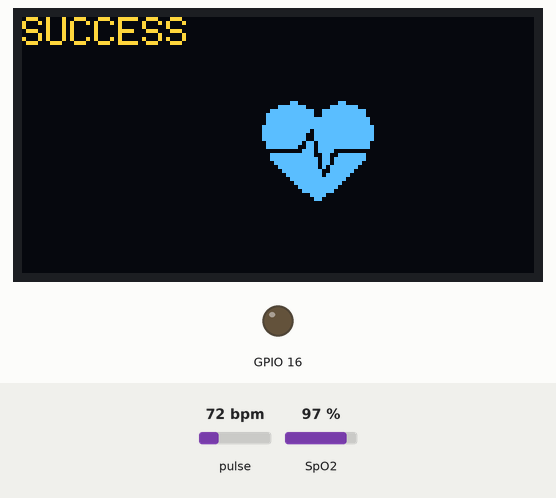
Recording of a sketch running on a simulated ESP8266 (NodeMCU). Shown: 128×64 one-colour display, output pins drawn as LEDs (lit = HIGH). Inputs (shaded band) come from the test bench; at power-on: pulse 72 bpm, SpO2 97 %. The OLED is the two-colour kind (top 16 rows yellow); WiFi joins after 1.5 s; servers stay silent unless stated; what the sketch prints to the serial monitor is not drawn.

Above: at 3.0 s.
3.1 s: pulse set to 42 bpm
At 6.0 s:
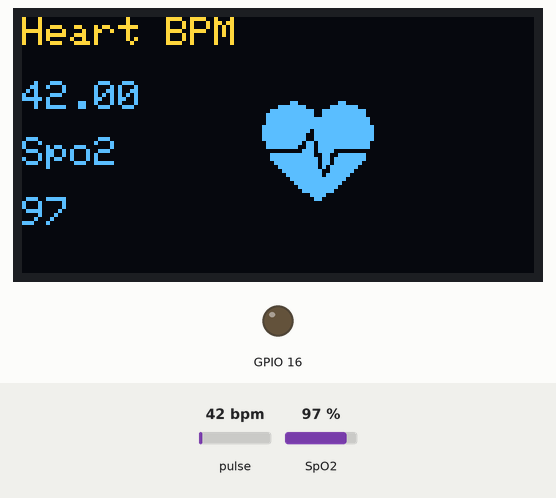
At 11.0 s:
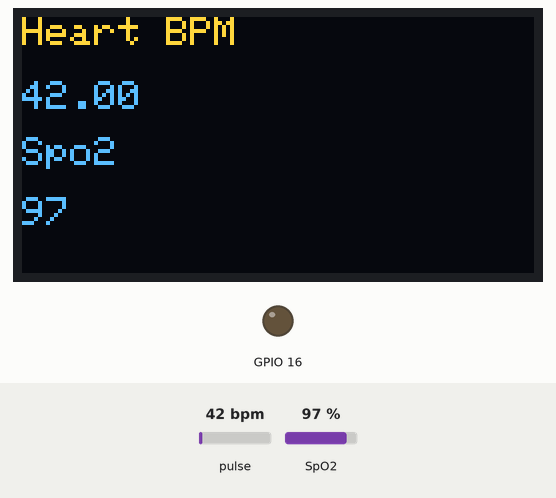
Timing chart, 0 to 12.1 s (numbered marks = the images above; inputs shaded):
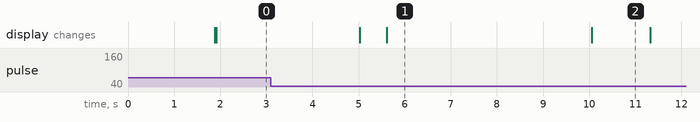

The sketch:

pulsyoxymeteresp12blynkoledmax30100.ino
```cpp
/*************************************************************

  This is a simple demo of sending and receiving some data.
  Be sure to check out other examples!
 *************************************************************/

/* Fill-in information from Blynk Device Info here */
#define BLYNK_TEMPLATE_ID           "TMP"
#define BLYNK_TEMPLATE_NAME         ""
#define BLYNK_AUTH_TOKEN            "QahhsrMFfG4v"

/* Comment this out to disable prints and save space */
#define BLYNK_PRINT Serial

#include <Wire.h>
#include "MAX30100_PulseOximeter.h"
#define BLYNK_PRINT Serial
#include <Blynk.h>
#include <ESP8266WiFi.h>
#include <BlynkSimpleEsp8266.h>
#include "Adafruit_GFX.h"
#include "OakOLED.h"

//#include <BlynkSimpleEsp32.h>

// Your WiFi credentials.
// Set password to "" for open networks.
char ssid[] = "";
char pass[] = "r1";

BlynkTimer timer;

// This function is called every time the Virtual Pin 0

// This function is called every time the device is connected to the Blynk.Cloud
BLYNK_CONNECTED()
{
  // Change Web Link Button message to "Congratulations!"
  Blynk.setProperty(V3, "offImageUrl", "https://static-image.nyc3.cdn.digitaloceanspaces.com/general/fte/congratulations.png");
  Blynk.setProperty(V3, "onImageUrl",  "https://static-image.nyc3.cdn.digitaloceanspaces.com/general/fte/congratulations_pressed.png");
  Blynk.setProperty(V3, "url", "https://docs.blynk.io/en/getting-started/what-do-i-need-to-blynk/how-quickstart-device-was-made");
}

#define REPORTING_PERIOD_MS 5000
OakOLED oled;


// Connections : SCL PIN - D1 , SDA PIN - D2 , INT PIN - D0
PulseOximeter pox;

float BPM, SpO2;
uint32_t tsLastReport = 0;

const unsigned char bitmap [] PROGMEM =
{
  0x00, 0x00, 0x00, 0x00, 0x01, 0x80, 0x18, 0x00, 0x0f, 0xe0, 0x7f, 0x00, 0x3f, 0xf9, 0xff, 0xc0,
  0x7f, 0xf9, 0xff, 0xc0, 0x7f, 0xff, 0xff, 0xe0, 0x7f, 0xff, 0xff, 0xe0, 0xff, 0xff, 0xff, 0xf0,
  0xff, 0xf7, 0xff, 0xf0, 0xff, 0xe7, 0xff, 0xf0, 0xff, 0xe7, 0xff, 0xf0, 0x7f, 0xdb, 0xff, 0xe0,
  0x7f, 0x9b, 0xff, 0xe0, 0x00, 0x3b, 0xc0, 0x00, 0x3f, 0xf9, 0x9f, 0xc0, 0x3f, 0xfd, 0xbf, 0xc0,
  0x1f, 0xfd, 0xbf, 0x80, 0x0f, 0xfd, 0x7f, 0x00, 0x07, 0xfe, 0x7e, 0x00, 0x03, 0xfe, 0xfc, 0x00,
  0x01, 0xff, 0xf8, 0x00, 0x00, 0xff, 0xf0, 0x00, 0x00, 0x7f, 0xe0, 0x00, 0x00, 0x3f, 0xc0, 0x00,
  0x00, 0x0f, 0x00, 0x00, 0x00, 0x06, 0x00, 0x00, 0x00, 0x00, 0x00, 0x00, 0x00, 0x00, 0x00, 0x00
};

void onBeatDetected()
{
  Serial.println("Beat Detected!");
  oled.drawBitmap( 60, 20, bitmap, 28, 28, 1);
  oled.display();
}

void setup()
{
  Serial.begin(115200);
  oled.begin();
  oled.clearDisplay();
  oled.setTextSize(1);
  oled.setTextColor(1);
  oled.setCursor(0, 0);

  oled.println("Initializing pulse oximeter..");
  oled.display();

  pinMode(16, OUTPUT);
   Serial.begin(115200);

  Blynk.begin(BLYNK_AUTH_TOKEN, ssid, pass);


  Serial.print("Initializing Pulse Oximeter..");

  if (!pox.begin())
  {
    Serial.println("FAILED");
    oled.clearDisplay();
    oled.setTextSize(1);
    oled.setTextColor(1);
    oled.setCursor(0, 0);
    oled.println("FAILED");
    oled.display();
    for (;;);
  }
  else
  {
    oled.clearDisplay();
    oled.setTextSize(1);
    oled.setTextColor(1);
    oled.setCursor(0, 0);
    oled.println("SUCCESS");
    oled.display();
    Serial.println("SUCCESS");
    pox.setOnBeatDetectedCallback(onBeatDetected);
  }

  // The default current for the IR LED is 50mA and it could be changed by uncommenting the following line.
  //pox.setIRLedCurrent(MAX30100_LED_CURR_7_6MA);

}

void loop()
{
  pox.update();
  Blynk.run();

  BPM = pox.getHeartRate();
  SpO2 = pox.getSpO2();
       if (millis() - tsLastReport > REPORTING_PERIOD_MS)
  {
    Serial.print("Heart rate:");
    Serial.print(BPM);
    Serial.print(" SpO2:");
    Serial.print(SpO2);
    Serial.println(" %");

    Blynk.virtualWrite(V1, BPM);
    Blynk.virtualWrite(V2, SpO2);

    oled.clearDisplay();
    oled.setTextSize(1);
    oled.setTextColor(1);
    oled.setCursor(0, 16);
    oled.println(pox.getHeartRate());

    oled.setTextSize(1);
    oled.setTextColor(1);
    oled.setCursor(0, 0);
    oled.println("Heart BPM");

    oled.setTextSize(1);
    oled.setTextColor(1);
    oled.setCursor(0, 30);
    oled.println("Spo2");

    oled.setTextSize(1);
    oled.setTextColor(1);
    oled.setCursor(0, 45);
    oled.println(pox.getSpO2());
    oled.display();

    tsLastReport = millis();
  }
}
```

Measured:
- what the display in image 1 shows lasts 4.5 s, from 5.6 s to 10.1 s
